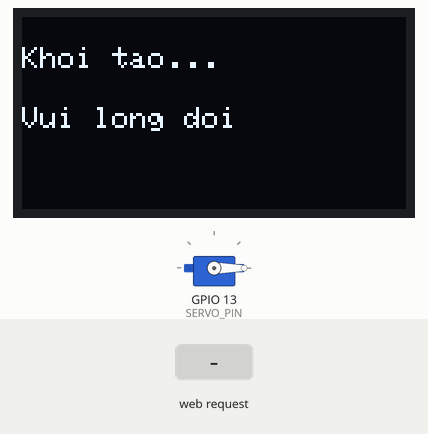
This sketch was run on a simulated ESP32. Parts: 128×64 one-colour display, servo. The test bench sets the inputs (shaded band). WiFi joins after 1.5 s; servers stay silent unless stated; what the sketch prints to the serial monitor is not drawn.

Above: at 1.2 s.
At 4.3 s:
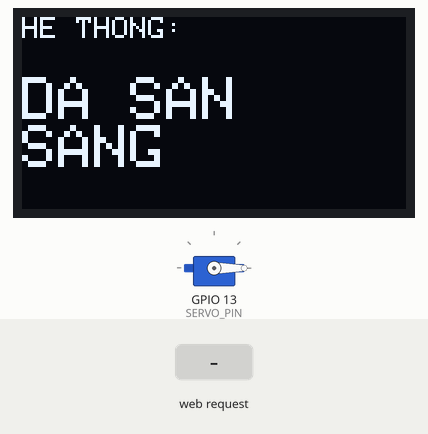
4.4 s: HTTP request GET /open received
At 5.2 s:
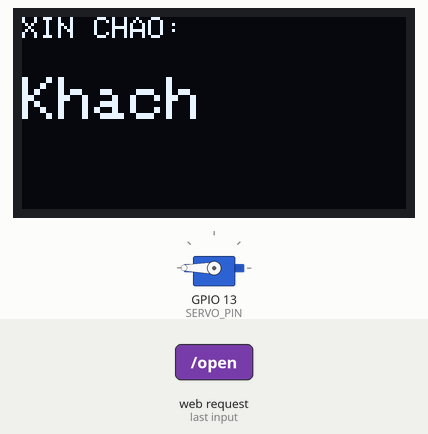
5.9 s: HTTP request GET /scan received
At 6.2 s:
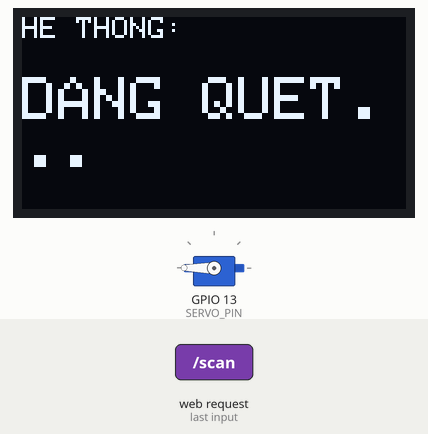
Timing chart, 0 to 13.9 s (numbered marks = the images above; inputs shaded):
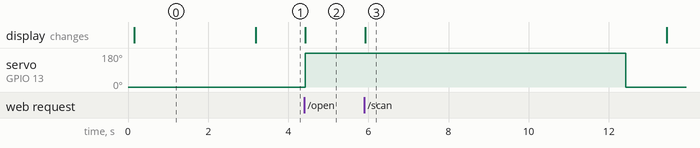

The sketch:

esp32.ino
```cpp
#include <WiFi.h>
#include <WebServer.h>
#include <Wire.h>
#include <Adafruit_GFX.h>
#include <Adafruit_SSD1306.h>
#include <ESP32Servo.h>

#include <freertos/FreeRTOS.h>
#include <freertos/task.h>
#include <freertos/queue.h>
#include <freertos/semphr.h>

const char* ssid = "hung";
const char* password = "12345678";

#define PIR_PIN 14
#define SERVO_PIN 13

#define SCREEN_TIMEOUT 5000
#define SCREEN_WIDTH 128
#define SCREEN_HEIGHT 64

Adafruit_SSD1306 display(SCREEN_WIDTH, SCREEN_HEIGHT, &Wire, -1);

WebServer server(80);
Servo myservo;

QueueHandle_t servoQueue;
SemaphoreHandle_t oledMutex;

struct OpenCommand {
  char name[20];
};

void showMessage(const char* line1, const char* line2, int size1 = 1, int size2 = 2) {
  if (xSemaphoreTake(oledMutex, pdMS_TO_TICKS(100)) == pdTRUE) {
    display.clearDisplay();
    display.setTextColor(SSD1306_WHITE);

    display.setTextSize(size1);
    display.setCursor(0, 0);
    display.println(line1);

    display.setTextSize(size2);
    display.setCursor(0, 20);
    display.println(line2);

    display.display();
    xSemaphoreGive(oledMutex);
  }
}

void handleCheckPIR() {
  int val = digitalRead(PIR_PIN);
  server.send(200, "text/plain", val == HIGH ? "1" : "0");
}

void handleOpen() {
  String nameStr = "Khach";
  if (server.hasArg("name")) nameStr = server.arg("name");

  OpenCommand cmd;
  nameStr.toCharArray(cmd.name, 20);

  xQueueSend(servoQueue, &cmd, 0);
  server.send(200, "text/plain", "CMD_SENT");
}

void handleScan() {
  showMessage("HE THONG:", "DANG QUET...");
  server.send(200, "text/plain", "OK");
}

void handleFail() {
  OpenCommand cmd;

  strcpy(cmd.name, "!FAIL");

  xQueueSend(servoQueue, &cmd, 0);

  server.send(200, "text/plain", "FAIL_SENT");
}


// TASK SERVO (CHẠY CORE 1)
void TaskServoControl(void *parameter) {
  OpenCommand rcvCmd;
  for (;;) {
    if (xQueueReceive(servoQueue, &rcvCmd, portMAX_DELAY) == pdTRUE) {

      if (strcmp(rcvCmd.name, "!FAIL") == 0) {
        // === TRƯỜNG HỢP 1: BÁO LỖI ===
        if (xSemaphoreTake(oledMutex, portMAX_DELAY)) {
           display.clearDisplay();
           display.setTextSize(2);
           display.setCursor(0, 0);
           display.println("CANH BAO:");
           display.println("KHONG NHAN DIEN DUOC");
           display.display();
           xSemaphoreGive(oledMutex);
        }

        vTaskDelay(5000 / portTICK_PERIOD_MS);

      } else {
        // === TRƯỜNG HỢP 2: MỞ CỬA (NGƯỜI QUEN) ===

        if (xSemaphoreTake(oledMutex, portMAX_DELAY)) {
           display.clearDisplay();
           display.setTextSize(1);
           display.setCursor(0, 0);
           display.println("XIN CHAO:");
           display.setTextSize(2);
           display.setCursor(0, 20);
           display.println(rcvCmd.name);
           display.display();
           xSemaphoreGive(oledMutex);
        }

        myservo.attach(SERVO_PIN);
        myservo.write(180);

        vTaskDelay(8000 / portTICK_PERIOD_MS);

        myservo.write(0);
        vTaskDelay(1000 / portTICK_PERIOD_MS);
        myservo.detach();
      }

      if (xSemaphoreTake(oledMutex, portMAX_DELAY)) {
        display.clearDisplay();
        display.display();
        xSemaphoreGive(oledMutex);
      }
    }
  }
}

// SETUP - PHẦN QUAN TRỌNG NHẤT
void setup() {
  Serial.begin(115200);
  delay(100);

  Serial.println("\n--- BAT DAU KHOI TAO ---");

  servoQueue = xQueueCreate(5, sizeof(OpenCommand));
  oledMutex = xSemaphoreCreateMutex();

  Wire.begin(21, 22);

  if(!display.begin(SSD1306_SWITCHCAPVCC, 0x3C)) {
    Serial.println(F("ERROR: Khong tim thay OLED! Kiem tra day noi."));
    if(!display.begin(SSD1306_SWITCHCAPVCC, 0x3D)) {
       Serial.println(F("ERROR."));
    }
  } else {
    Serial.println(F("OLED Init OK!"));
  }

  display.clearDisplay();
  display.setTextSize(1);
  display.setTextColor(WHITE);
  display.setCursor(0, 10);
  display.println("Khoi tao...");
  display.setCursor(0, 30);
  display.println("Vui long doi");
  display.display();
  delay(1000);

  pinMode(PIR_PIN, INPUT);
  myservo.attach(SERVO_PIN);
  myservo.write(0);
  delay(500);
  myservo.detach();

  Serial.print("Connecting to Wifi");
  WiFi.begin(ssid, password);
  while (WiFi.status() != WL_CONNECTED) {
    delay(500);
    Serial.print(".");
  }
  Serial.println("\nWifi Connected!");
  Serial.println(WiFi.localIP());

  server.on("/check_pir", handleCheckPIR);
  server.on("/scan", handleScan);
  server.on("/open", handleOpen);
  server.on("/fail", handleFail);
  server.begin();

  xTaskCreatePinnedToCore(
    TaskServoControl,
    "ServoTask",
    8192,
    NULL,
    1,
    NULL,
    1
  );

  Serial.println("HE THONG DA SANG SANG!");
  showMessage("HE THONG:", "DA SAN    SANG");
}

void loop() {
  server.handleClient();
  delay(2);
}
```

Measured:
- after the input at 4.4 s, servo on GPIO 13 (SERVO_PIN): 0° → 180° at once; the display: first differs from a run without the input at once (image 2)
- after the input at 5.9 s, the display: changes at once (image 3)
- what the display in image 0 shows lasts 3.0 s, from 0.2 s to 3.2 s
